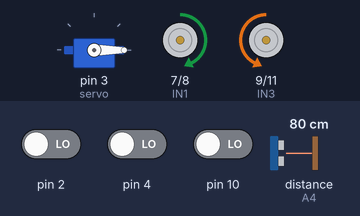
The sketch below on a simulated Arduino Uno, built with avr-gcc and run on an emulated ATmega328P. On the bench: servo, motor-driver pin pairs drawn as motors (green arrow = first pin HIGH = forward, orange = second pin HIGH = backward, longer = more drive, scaled by the enable pin). Inputs (shaded band) come from the test bench; at power-on: distance to the obstacle (sensor on A4) 80 cm, pin 2 LOW, pin 4 LOW, pin 10 LOW. The echo pulse lasts 58.3 µs per cm.

Above: at 1.3 s.
1.4 s: distance to the obstacle (sensor on A4) set to 22 cm
2.9 s: distance to the obstacle (sensor on A4) set to 19 cm
At 3.6 s:
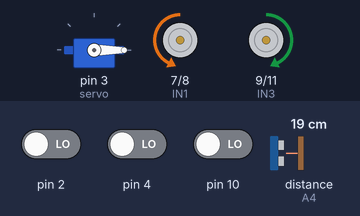
4.6 s: distance to the obstacle (sensor on A4) set to 35 cm
At 5.4 s:
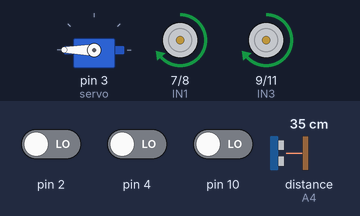
6.3 s: distance to the obstacle (sensor on A4) set to 2 cm
At 6.8 s:
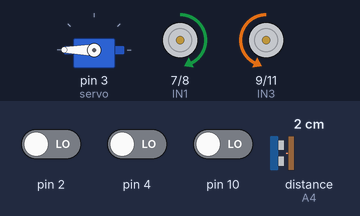
Timing chart, 0 to 8.9 s (numbered marks = the images above; inputs shaded):
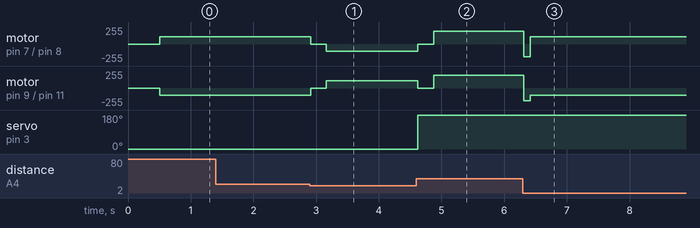

Measured:
- the behaviour switches between 21 and 20 cm on distance to the obstacle (sensor on A4) (found by bisection; images 0 and 1)
- after the input at 1.4 s, every drawn part: stays the same
- after the input at 2.9 s, motor on pin 7 (IN1) / pin 8 (IN2): forward 110/255 → stopped at once, → backward 110/255 0.25 s later; motor on pin 9 (IN3) / pin 11 (IN4): backward 110/255 → stopped at once, → forward 110/255 0.25 s later
- after the input at 4.6 s, motor on pin 7 (IN1) / pin 8 (IN2): backward 110/255 → stopped at once, → forward 190/255 0.25 s later; motor on pin 9 (IN3) / pin 11 (IN4): forward 110/255 → stopped at once, → forward 190/255 0.25 s later; servo on pin 3 (servo): 0° → 180° at once
- after the input at 6.3 s, motor on pin 7 (IN1) / pin 8 (IN2): forward 190/255 → backward 190/255 at once, → forward 110/255 0.10 s later; motor on pin 9 (IN3) / pin 11 (IN4): forward 190/255 → backward 190/255 at once, → backward 110/255 0.10 s later

The sketch:

main.ino
```cpp
/*
 * Author: Nabil Mansour
 * Date: 2020-12-19
 * Description:
 *   Performs the parallel parking operation for Arduino Car
 *  as requested in CPS 607 final assignment.
 *   Will assume that the car will start from the right side facing the left side
 *  as seen in the diagram (D1.jpg) provided.
 */

#include <Servo.h>
#include <NewPing.h>
#include "header.h"

NewPing sonar(trigPin, echoPin, 350);
Servo servo;

void setup()
{
  // Defining right wheel pinMode
  pinMode(IN1, OUTPUT);
  pinMode(IN2, OUTPUT);
  pinMode(ENA, OUTPUT);

  // Defining left wheel pinMode
  pinMode(IN3, OUTPUT);
  pinMode(IN4, OUTPUT);
  pinMode(ENB, OUTPUT);

  // Defining line reader pinMode
  pinMode(LRR, INPUT);
  pinMode(LRM, INPUT);
  pinMode(LRL, INPUT);

  // Attaching the servo
  servo.attach(3);

  EnableMotor(MAX_SPEED, MAX_SPEED);
}

void loop()
{
  ParallelPark();
  servo.write(90);
}

float distance_1 = 0;
float distance_2 = 0;
unsigned long time = 0;

void ParallelPark()
{
  // #1
  servo.write(0);
  EnableMotor(0, 0);
  delay(250);

  EnableMotor(MIN_SPEED, MIN_SPEED);
  Move(true);
  while (distance_1 < 20)
  {
    Update_distance_1();

  }

  // #2
  EnableMotor(0, 0);
  delay(250);

  EnableMotor(MIN_SPEED, MIN_SPEED);
  Move(true);
  while (distance_1 > 20)
  {
    Update_distance_1();
  }

  // #3
  EnableMotor(0, 0);
  delay(250);

  EnableMotor(MIN_SPEED, MIN_SPEED);
  Move(false);
  while (distance_1 < 20)
  {
    Update_distance_1();
  }

  // #4
  servo.write(180);
  EnableMotor(0, 0);
  delay(250);

  // #5
  EnableMotor(MAX_SPEED, MAX_SPEED);
  Rotate(true);
  distance_1 = 100;
  while (distance_1 > 20)
  {
    Update_distance_1();
  }

  Rotate(false);
  delay(100);

  // #6
  EnableMotor(MIN_SPEED, MIN_SPEED);
  Move(true);
  while (LRL && LRM && LRR);
  while (!(LRL && LRM && LRR));

  // #7
  EnableMotor(0, 0);
  delay(250);

  EnableMotor(MAX_SPEED, MAX_SPEED);
  Rotate(false);
  while (LRL && LRM && LRR);

  // Check if properly in parallel
  do
  {
    EnableMotor(0, 0);
    servo.write(80);
    distance_2 = (sonar.ping() / 2) * 0.0343;
    delay(250);
    servo.write(100);
    distance_1 = (sonar.ping() / 2) * 0.0343;
    delay(100);

    if (abs(distance_1 - distance_2) > 0.001)
    {
      EnableMotor(MAX_SPEED, MAX_SPEED);
      if (distance_2 > distance_1)
      {
        Rotate(true);
      }
      else
      {
        Rotate(false);
      }
      delay(25);
    }
    EnableMotor(0, 0);
    servo.write(80);
    distance_2 = (sonar.ping() / 2) * 0.0343;
    delay(250);
    servo.write(100);
    distance_1 = (sonar.ping() / 2) * 0.0343;
    delay(100);
  } while (abs(distance_1 - distance_2) > 0.001);

  // #8
  EnableMotor(0, 0);
  while (1);
}

void Update_distance_1()
{
  if (millis() - time > 29)
  {
    distance_1 = (sonar.ping() / 2) * 0.0343;
    time = millis();
  }
}

void EnableMotor(int speedAmountA, int speedAmountB)
{
  /*
     Enables or disables and sets the speed for each wheel.
  */
  analogWrite(ENA, speedAmountA);
  analogWrite(ENB, speedAmountB);
}

void Rotate(bool dir)
{
  /*
     Rotates the car. If dir is true, then the car rotates clockWise; otherwise, counterClockWise.
  */
  if (dir)
  { // If clockWise
    digitalWrite(IN1, HIGH);
    digitalWrite(IN2, LOW); //RFWD

    digitalWrite(IN3, HIGH);
    digitalWrite(IN4, LOW); //LBWD
  }

  else
  { // If counterClockWise
    digitalWrite(IN1, LOW);
    digitalWrite(IN2, HIGH); //RBWD

    digitalWrite(IN3, LOW);
    digitalWrite(IN4, HIGH); //LFWD
  }
}

void Move(bool dir)
{
  /*
    Moves the car forwards if dir is true, backwards otherwise.
  */
  if (dir)
  { // If forward
    digitalWrite(IN1, HIGH);
    digitalWrite(IN2, LOW); //RFWD

    digitalWrite(IN3, LOW);
    digitalWrite(IN4, HIGH); //LFWD
  }
  else
  { // If backwards
    digitalWrite(IN1, LOW);
    digitalWrite(IN2, HIGH); //RBWD

    digitalWrite(IN3, HIGH);
    digitalWrite(IN4, LOW); //LBWD
  }
}
```

header.h
```cpp
#ifndef HEADER_H
#define HEADER_H

// Defining Motors
#define ENA 5
#define ENB 6
#define IN1 7
#define IN2 8
#define IN3 9
#define IN4 11
#define MAX_SPEED 190
#define MIN_SPEED 110

// Defining LineReader
#define LRR digitalRead(10)
#define LRM digitalRead(4)
#define LRL digitalRead(2)

// Defining servo
#define trigPin A5
#define echoPin A4

void EnableMotor(int speedAmountA, int speedAmountB);

void Rotate(bool dir);

void Move(bool dir);

#endif // HEADER_H
```
